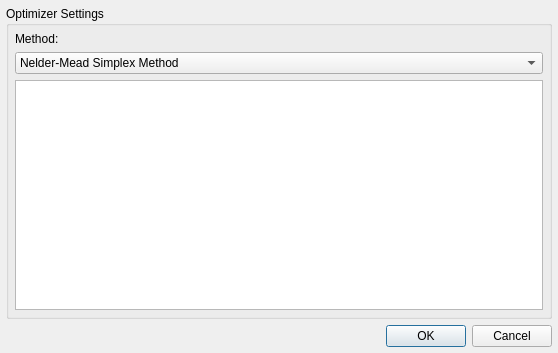
<?xml version="1.0" encoding="UTF-8"?>
<ui version="4.0">
 <class>OptimizerSettingsDialog</class>
 <widget class="QDialog" name="OptimizerSettingsDialog">
  <property name="geometry">
   <rect>
    <x>0</x>
    <y>0</y>
    <width>558</width>
    <height>353</height>
   </rect>
  </property>
  <property name="windowTitle">
   <string>Optimizer Settings</string>
  </property>
  <layout class="QVBoxLayout" name="verticalLayout_4">
   <property name="spacing">
    <number>-1</number>
   </property>
   <property name="margin">
    <number>6</number>
   </property>
   <item>
    <widget class="QWidget" name="widget" native="true">
     <layout class="QVBoxLayout" name="verticalLayout_3">
      <property name="spacing">
       <number>-1</number>
      </property>
      <property name="margin">
       <number>0</number>
      </property>
      <item>
       <widget class="QWidget" name="widget_2" native="true">
        <layout class="QVBoxLayout" name="verticalLayout_5">
         <property name="margin">
          <number>0</number>
         </property>
         <item>
          <widget class="QSplitter" name="splitter">
           <property name="orientation">
            <enum>Qt::Horizontal</enum>
           </property>
           <property name="childrenCollapsible">
            <bool>false</bool>
           </property>
           <widget class="QGroupBox" name="optimizerSettingsGroupBox">
            <property name="title">
             <string>Optimizer Settings</string>
            </property>
            <layout class="QVBoxLayout" name="verticalLayout_2">
             <property name="margin">
              <number>6</number>
             </property>
             <item>
              <widget class="QLabel" name="methodLabel">
               <property name="sizePolicy">
                <sizepolicy hsizetype="Maximum" vsizetype="Preferred">
                 <horstretch>0</horstretch>
                 <verstretch>0</verstretch>
                </sizepolicy>
               </property>
               <property name="text">
                <string>Method:</string>
               </property>
              </widget>
             </item>
             <item>
              <widget class="QComboBox" name="methodComboBox">
               <property name="toolTip">
                <string>Selects which optimization method to use</string>
               </property>
               <item>
                <property name="text">
                 <string>Nelder-Mead Simplex Method</string>
                </property>
               </item>
               <item>
                <property name="text">
                 <string>Flow-Driven Deformation Method</string>
                </property>
               </item>
              </widget>
             </item>
             <item>
              <widget class="QTableView" name="methodSettingsTableView">
               <property name="toolTip">
                <string>Set optimizer settings here</string>
               </property>
              </widget>
             </item>
            </layout>
           </widget>
          </widget>
         </item>
        </layout>
       </widget>
      </item>
     </layout>
    </widget>
   </item>
   <item>
    <widget class="QDialogButtonBox" name="buttonBox">
     <property name="orientation">
      <enum>Qt::Horizontal</enum>
     </property>
     <property name="standardButtons">
      <set>QDialogButtonBox::Cancel|QDialogButtonBox::Ok</set>
     </property>
    </widget>
   </item>
  </layout>
 </widget>
 <resources/>
 <connections>
  <connection>
   <sender>buttonBox</sender>
   <signal>accepted()</signal>
   <receiver>OptimizerSettingsDialog</receiver>
   <slot>accept()</slot>
   <hints>
    <hint type="sourcelabel">
     <x>248</x>
     <y>254</y>
    </hint>
    <hint type="destinationlabel">
     <x>157</x>
     <y>274</y>
    </hint>
   </hints>
  </connection>
  <connection>
   <sender>buttonBox</sender>
   <signal>rejected()</signal>
   <receiver>OptimizerSettingsDialog</receiver>
   <slot>reject()</slot>
   <hints>
    <hint type="sourcelabel">
     <x>316</x>
     <y>260</y>
    </hint>
    <hint type="destinationlabel">
     <x>286</x>
     <y>274</y>
    </hint>
   </hints>
  </connection>
 </connections>
</ui>
